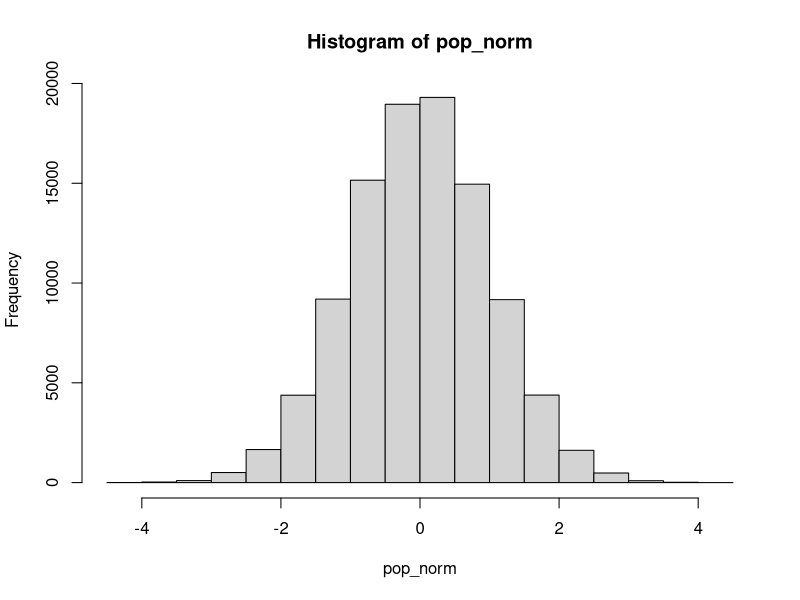
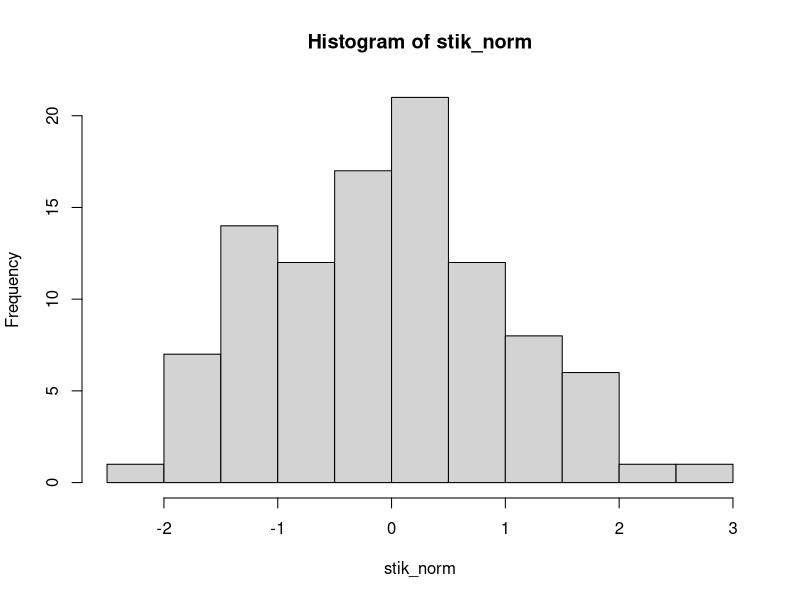
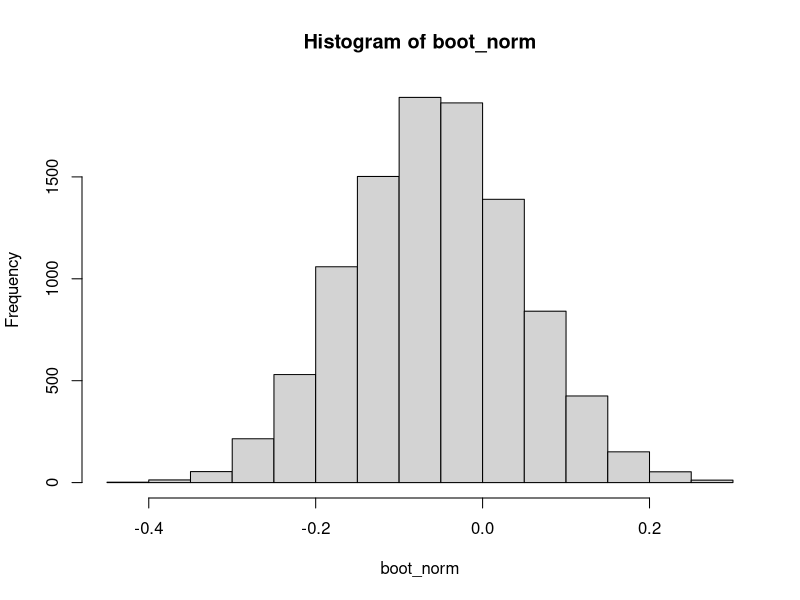

The R source for these figures, in order:
## ---- chunk 1
pop_norm <- rnorm(n = 100000, mean = 0, sd = 1)
hist(pop_norm)
## ---- chunk 2
stik_norm <- sample(x = pop_norm, size = 100)
hist(stik_norm)
## ---- chunk 3
mean(pop_norm)
sd(pop_norm)
mean(stik_norm)
sd(stik_norm)
## ---- chunk 4
boot_norm <- replicate(10000, mean(sample(stik_norm, size = 100, replace = TRUE)))
hist(boot_norm)
mean(boot_norm)
